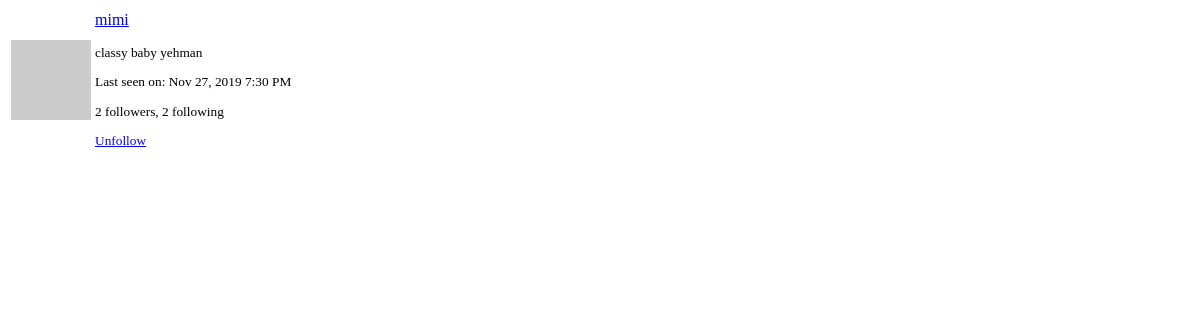
The page /user/mimi/popup (signed in) on the database as committed earlier.
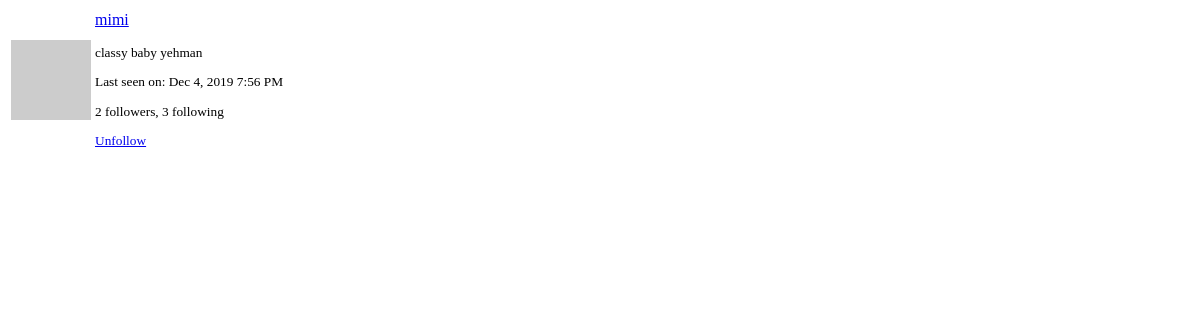
The same page on the database as committed later.
### app/models.py (models this page shows, shortened)
class User(UserMixin, db.Model):
    __tablename__ = 'user'
    id = db.Column(db.Integer, primary_key=True)
    username = db.Column(db.String(64), index=True, unique=True)
    email = db.Column(db.String(64), index=True, unique=True)
    password_hash = db.Column(db.String(128))
    posts = db.relationship('Post', backref='author', lazy='dynamic')
    about_me = db.Column(db.String(140))
    last_seen = db.Column(db.DateTime, default=datetime.utcnow)
    followed = db.relationship(
        'User', secondary=followers,
        primaryjoin=(followers.c.follower_id == id),
        secondaryjoin=(followers.c.followed_id == id),
        backref=db.backref('followers', lazy='dynamic'), lazy='dynamic')
    messages_sent = db.relationship('Message', foreign_keys='Message.sender_id',
                                    backref='author', lazy='dynamic')
    messages_received = db.relationship('Message', foreign_keys='Message.recipient_id',
                                        backref='recipient', lazy='dynamic')
    last_message_read_time = db.Column(db.DateTime)
    def avatar(self, size):
        digest = md5(self.email.lower().encode('utf-8')).hexdigest()
        return 'https://www.gravatar.com/avatar/{}?d=identicon&s={}'.format(
            digest, size)
    def is_following(self, user):
        return self.followed.filter(followers.c.followed_id == user.id).count() > 0

### app/main/routes.py (the view)
@bp.route('/user/<username>/popup')
@login_required
def user_popup(username):
    user = User.query.filter_by(username=username).first_or_404()
    return render_template('user_popup.html', user=user)

### app/main/routes.py (called while the page is built)
@bp.before_request
def before_request():
    if current_user.is_authenticated:
        current_user.last_seen = datetime.utcnow()
        db.session.commit()
        g.search_form = SearchForm()

### app/models.py (called while the page is built)
@login.user_loader
def loaded_user(id):
    return User.query.get(int(id))

### app/templates/user_popup.html
<table class="table">
    <tr>
        <td width="64" style="border: 0px;"><img src="{{ user.avatar(64) }}"></td>
        <td style="border: 0px;">
            <p>
                <a href="{{ url_for('main.user', username=user.username) }}">
                    {{ user.username }}
                </a>
            </p>
            <small>
                {% if user.about_me %}<p>{{ user.about_me }}</p>{% endif %}
                {% if user.last_seen %}
                <p>{{ 'Last seen on' }}:
                   {{ moment(user.last_seen).format('lll') }}</p>
                {% endif %}
                <p>{{ user.followers.count() }} followers,
                    {{ user.followed.count() }} following</p>
                {% if user != current_user %}
                    {% if not current_user.is_following(user) %}
                    <a href="{{ url_for('main.follow', username=user.username) }}">
                        {{ 'Follow' }}
                    </a>
                    {% else %}
                    <a href="{{ url_for('main.unfollow', username=user.username) }}">
                        {{ 'Unfollow' }}
                    </a>
                    {% endif %}
                {% endif %}
            </small>
        </td>
    </tr>
</table>

Rows that differ between the two databases and show on the page:
changed User "mimi": last_seen "Nov 27, 2019 7:30 PM" → "Dec 4, 2019 7:56 PM"
Other text that changed with them:
{{ user.followed.count() }}: "2" → "3"
